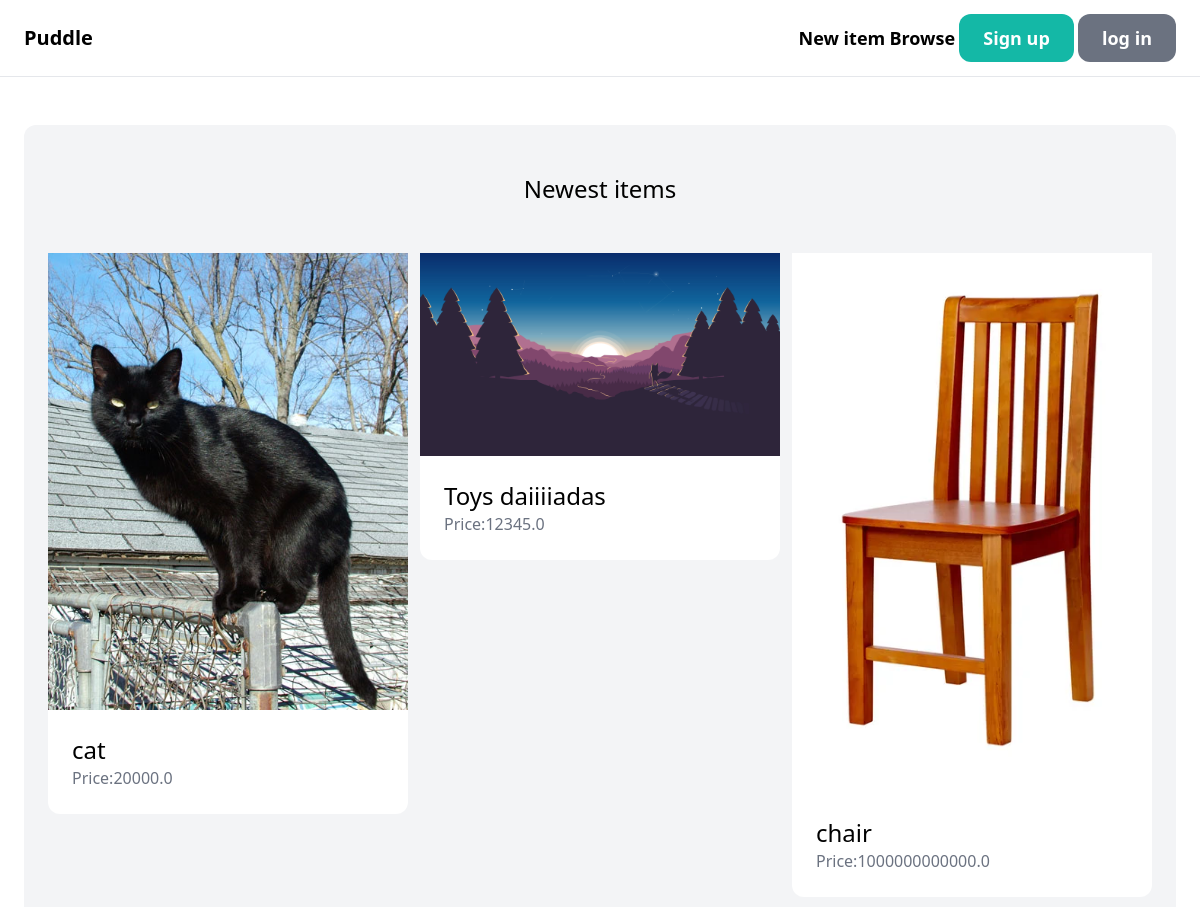
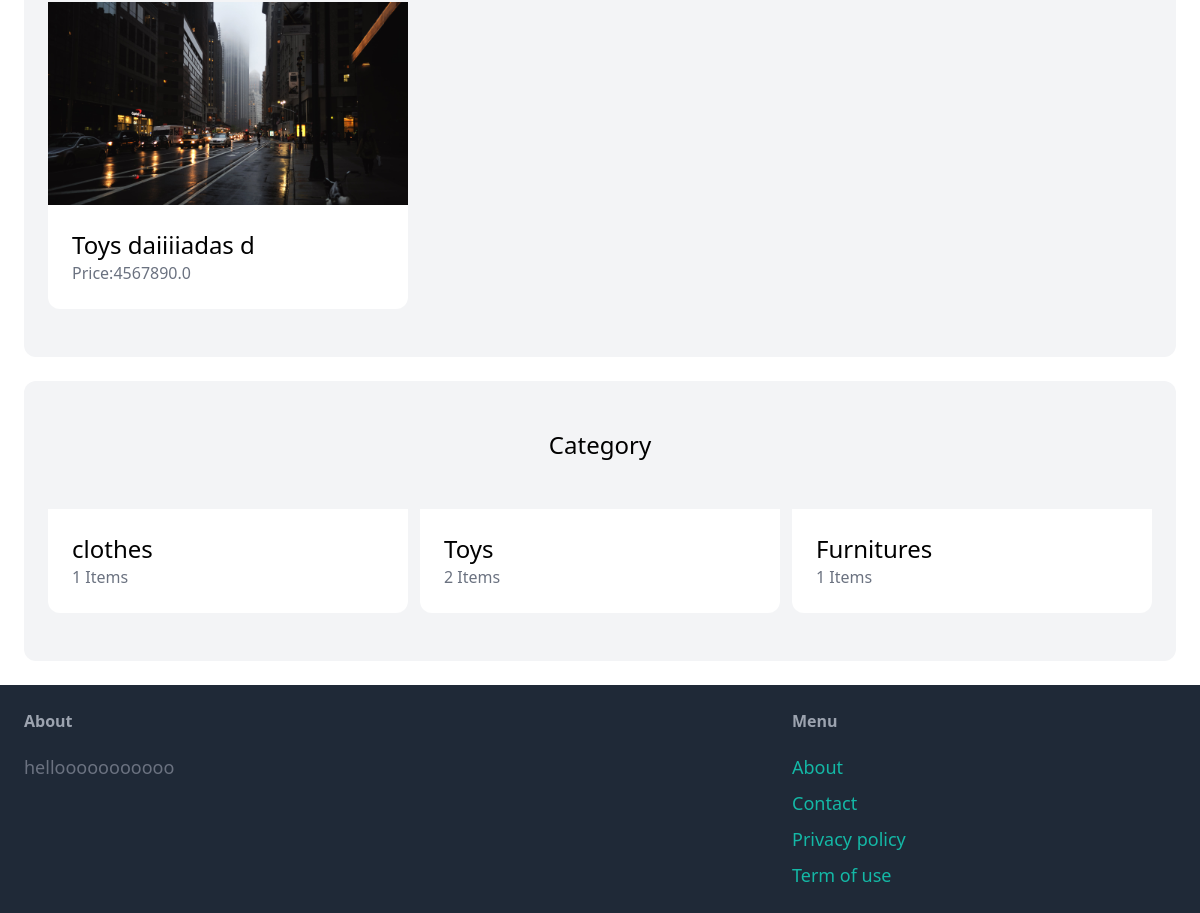
/, run on an earlier commit of the app's database (2 pictures, top to bottom).
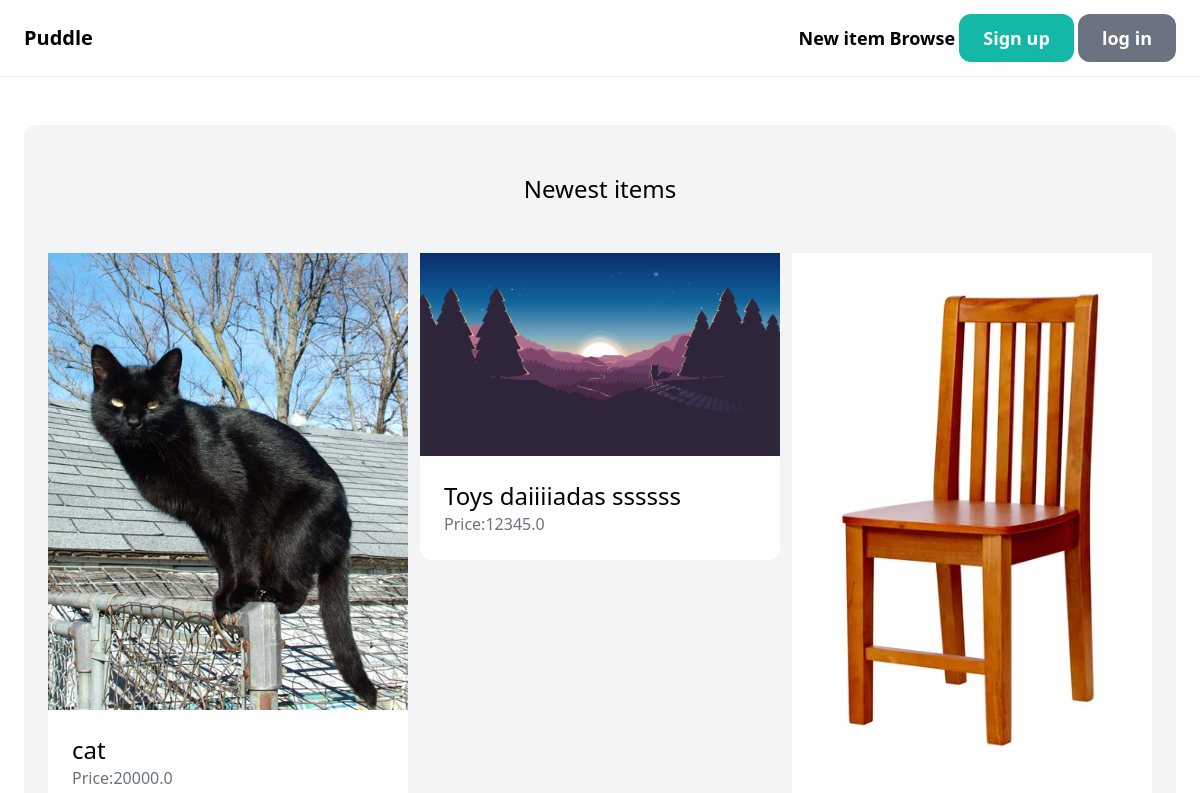
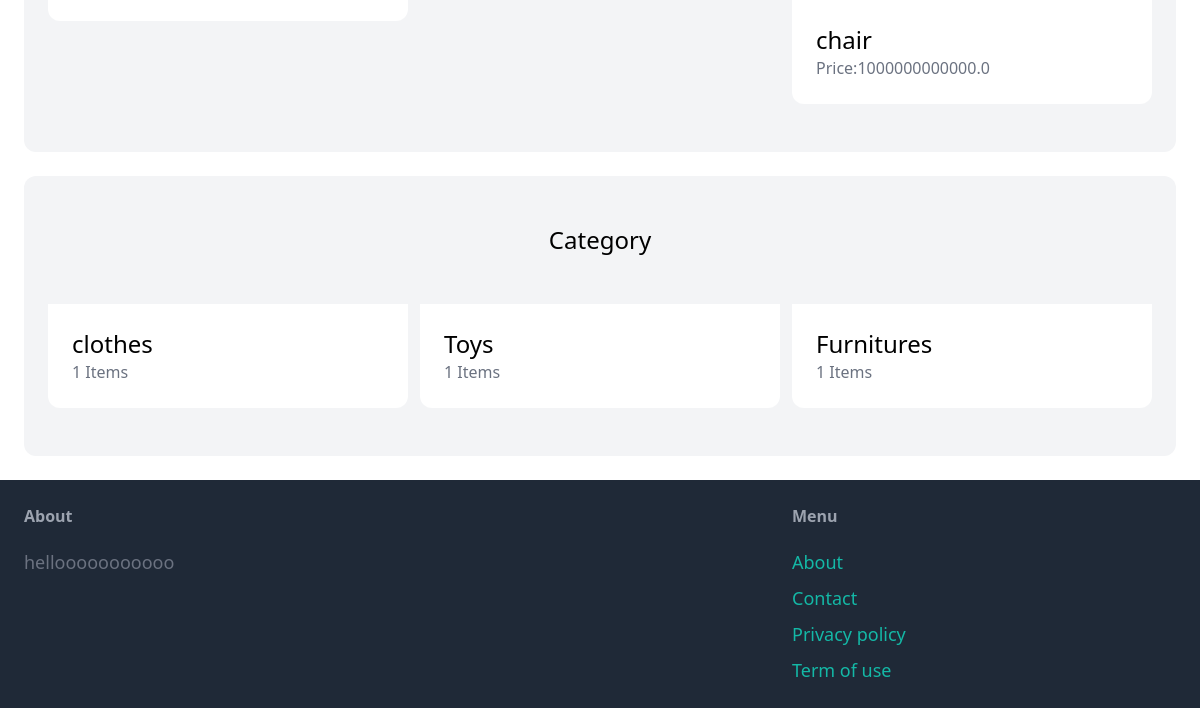
And on a later commit of the database (2 pictures, top to bottom).
### item/models.py (models this page shows, shortened)
class Item(models.Model):
    category = models.ForeignKey(Category, related_name ='items', on_delete=models.CASCADE)
    name = models.CharField(max_length=255)
    description = models.TextField(blank=True, null=True)
    price = models.FloatField()
    image = models.ImageField(upload_to='item_images', blank=True, null=True)
    is_sold = models.BooleanField(default=False)
    created_by = models.ForeignKey(User, related_name='items', on_delete=models.CASCADE)
    created_at = models.DateTimeField(auto_now_add=True)

class Category(models.Model):
    name= models.CharField(max_length=255)

### base/views.py (the view)
# urls.py: path('',views.index,name='index'),
def index(request):
    items = Item.objects.filter(is_sold=False)[0:6]
    categories = Category.objects.all()
    context= {'items': items, 'categories': categories}
    return render(request, 'base/index.html', context)

### base/templates/base/index.html (shortened to what this page needs)
{% extends 'main.html' %}
{% block content %}
<div class="py-6 px-6">
    <div class="mt-6 px-6 py-12 bg-gray-100 rounded-xl">
        <h2 class="mb-12 text-2xl text-center">Newest items</h2>
        <div class="grid grid-cols-3 gap-3">
            {% for item in items %}
                <div>
                    <a href="{% url 'detail' item.id %}">
                        <div>
                            <img src="{{item.image.url}}" class="rounded-t-tx">
                        </div>
                        <div class="p-6 bg-white rounded-b-xl">
                            <h2 class="text-2xl">{{ item.name }}</h2>
                            <p class="text-gray-500">Price:{{item.price}}</p>
                        </div>
                    </a>
                </div>
            {% endfor%}
        </div>
    </div>
    <div class="mt-6 px-6 py-12 bg-gray-100 rounded-xl">
        <h2 class="mb-12 text-2xl text-center">Category</h2>
        <div class="grid grid-cols-3 gap-3">
            {% for category in categories %}
                <div>
                    <a href="#">
                        <div class="p-6 bg-white rounded-b-xl">
                            <h2 class="text-2xl">{{ category.name }}</h2>
                            <p class="text-gray-500">{{ category.items.count }} Items</p>
                        </div>
                    </a>
                </div>
            {%endfor%}
        </div>
    </div>
</div>
{% endblock content %}

What changed in the data, as far as the page shows it:
removed Item: image (picture), name "Toys daiiiiadas d", price "4567890.0"
changed Item: name "Toys daiiiiadas" → "Toys daiiiiadas ssssss"
computed for Category "Toys": items.count "2" → "1"
